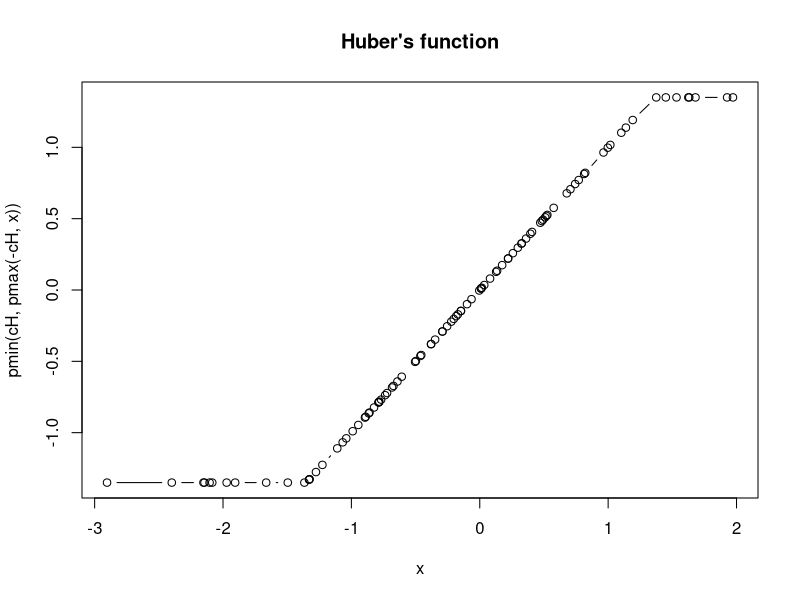
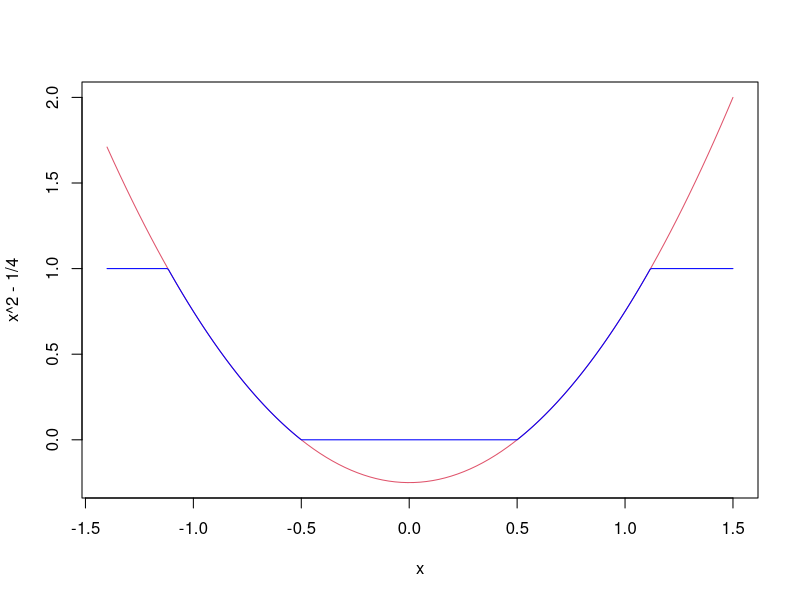

Source code (R) for these figures, in order: (Note: this script raises an error after producing the figures.)
#####################################
#### R - Undervisning ###############

# Hjælpe funktioner
# Find hjælp på:
# R-help
# Stackoverflow.com brug tag [R]
# R-bloggers.com
?max
example(max)

# Øvelse 1:
# Find hjælp til funktionen min()
# Prøv et eksempel fra funktionen min()

##################################################
############# Vectorer ###########################

# Numerical/Integer
tal         <- 1:4
tal
tal * 5
str(tal)
summary(tal)
edit(tal)
str(1.5)              # Numerical
plot(tal)

# Øvelse 2:
# Lav en numerisk vector med 5 udfald
# Lav et summary af din vector

# Character
tekst       <- c("abe", "gris", "hest", "måge")
tekst
str(tekst)
summary(tekst)
edit(tekst)
# Øvelse 3:
# Lav en character vector med 5 udfald

# Logical
logik       <- c(TRUE, TRUE, TRUE, FALSE)
logik
str(logik)
summary(logik)
edit(logik)
as.numeric(logik)
1:10 %in% tal
tekst == "abe"


# Øvelse 4:
# Lav en logical vector med 5 udfald
# Lav en logisk test af hvor mange af din numeric vector der ligger indenfor et bestemt interval 

# Factors
tekst2            <- c(tekst, tekst)
tekst2
faktor            <- as.factor(tekst2)
faktor
str(faktor)
summary(faktor)
edit(faktor)
levels(faktor)
levels(faktor)[1]
levels(faktor)[1] <- "vandmand"
summary(faktor)
levels(faktor)[1] <- "gris"
faktor
levels(faktor)    <- c("arme", "næse", "ben")
faktor
plot(faktor)
as.numeric(faktor)

# Øvelse 5:
# Lav din character vector om til factor
# Hvor mange levels har din factor?
# Omkod et eller flere af dine factorer

# Length
# Længden af et objekt
length(faktor)
vector(mode="logical", length=10)

# Øvelse 6:
# Hvad er længden af jeres factor?
# Lav en numerisk vector med length 10

########################################
############ Matricer ##################

matrice           <- matrix(1:8, ncol=2)
matrice
str(matrice)
length(matrice)
nrow(matrice)
ncol(matrice)
summary(matrice)
View(matrice)
plot(matrice)
rownames(matrice)
rownames(matrice) <- tekst                   # Rækkenavne
rownames(matrice)
colnames(matrice) <- c("Antal", "Ton foder") # Kolonnenavne
matrice
matrice * 2
log(matrice)
char.mat    <- cbind(matrice, tekst)
str(char.mat)

rbind(tekst, tal, logik)                     # Forbundet via rækker
cbind(tekst, tal, logik)                     # Forbundet via kolonner

# Øvelse 7:
# Lav en matrice af jeres vectorer
# Hvor mange rækker og kolonner har jeres matrice?
# Hvad er række- og kolonne-navnene på jeres matrice?
# Hvilket slags mode har jeres matrice, er den character, logical, numeric eller factor?
# Giv jeres matrice række og kolonne navne

# Data.frames
df          <- data.frame(matrice, logik)
df
str(df)
summary(df)

# Øvelse 8:
# Lav en data.frame af jeres vectorer med data.frame() funktionen
# Hvilket slags mode har jeres data.frame?

# Funktioner
antal.celler  <- function(x, plus=0){
nrow(x)*ncol(x)+plus        # Her ganger vi antallet af rækker med antallet af kolonner og lægger plus til
  }
antal.celler
antal.celler(df)
antal.celler(df, plus=10)   # Her angiver jeg hvad plus skal være med et =
antal.celler(df, 10)        # Her sætter jeg plus værdien på den rigtige plads, altså som det andet objekt i funktionen

# colSums

# Øvelse 9:
# Udregn antallet af celler med antal.celler funktionen
# Læg 20 til med funktionen

######################################################
################ Logik ###############################
     1 == 1            # Lig med
   "A" == "A"          # Lig med character
faktor == "arme"       # Sammenlign en vector med et udfald
faktor != "arme"       # Ikke lig med
tal
     3 <  tal          # Større end
     3 >  tal          # Mindre end  
     3 <= tal          # Større end eller lig med
     3 >= tal          # Mindre end eller lig med
matrice
matrice %in% c(1,3,6)  # Fællesmængden
            

######################################################
############## Subsetting ############################

### Subsetting med placering
tekst[1]
tekst[1:2]
tekst[c(1,3,4)]
tekst[-c(1,3,4)]
tekst[5]

# Øvelse 10:
# Subset en af jeres vectorer
# Vend jeres subset om med -

### Subsetting med logik
tekst == "abe"
tekst[tekst == "abe"]
tekst[tekst != "abe"]
a <- tekst == "abe" | tekst == "gris"
tekst[a]
tekst[a==FALSE]

# Øvelse 11:
# Subset en vector med et logisk udtryk
# Vend jeres subset om med FALSE

### Subsetting med which()
tekst
which(tekst=="måge")
b <- which(tekst=="måge")
b
tekst[which(tekst=="måge")]
tekst[b]
d <- which(a)
tekst[d]
d <- which(a==FALSE)
tekst[d]

# Øvelse 12:
# Subset en vector med which()
# Assign et logisk udtryk til en selvstændig vector og brug det i which()

### Subsetting i matricer
matrice
matrice[2,2]
matrice[1:2,]
matrice[,2]
foder <- matrice[,2]
foder

# Øvelse 13:
# Udvælg den anden kolonne i jeres matrice
# Udvælg den fjerde række i jeres matrice
# Udvælg den anden række i tredje kolonne i jeres matrice

### Subsetting i dataframes
df
str(df)
df[,1]
df$Antal
df$Ris <- rep("Ris", 4)
df

# Øvelse 14:
# Subset jeres dataframe med $
# Assign en ny kolonne ind i jeres data.frame med $



